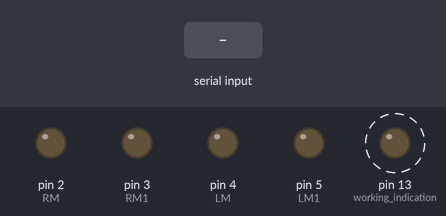
The sketch below on a simulated Arduino Uno, built with avr-gcc and run on an emulated ATmega328P. Shown: output pins drawn as LEDs (lit = HIGH). Dashed ring = blinking. Inputs (shaded band) come from the test bench.

Above: at 1.5 s.
1.6 s: "0" received over Serial
At 2.3 s:
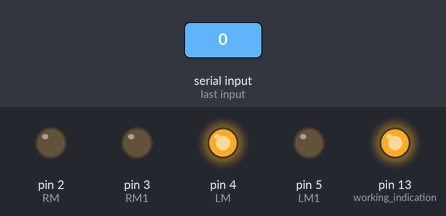
3.5 s: "9" received over Serial
At 10.1 s:
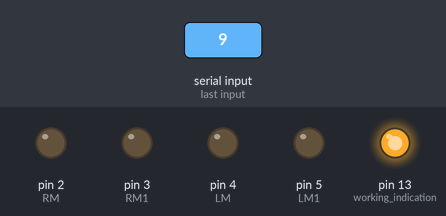
Timing chart, 0 to 11.0 s (numbered marks = the images above; inputs shaded):
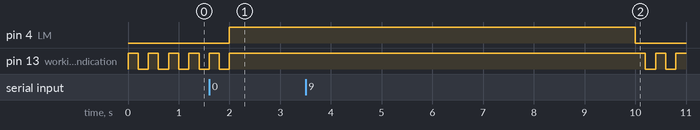

Measured:
- after the input at 1.6 s, pin 4 (LM): LOW → HIGH after 0.40 s; pin 13 (working_indication): goes on until 2.0 s, then stays HIGH
- after the input at 3.5 s, pin 4 (LM): HIGH → LOW after 6.5 s instead of 2.5 s
- by itself, pin 13 (working_indication): alternates HIGH for 0.20 s and LOW for 0.20 s

The sketch:

THE_END.ino
```cpp
char t; //bluetooth received variable
int k,x=0,y=0,a=0,b=0,m,n; //location on map

#define RM 2
#define LM 4
#define RM1 3
#define LM1 5

void setup()
{
  pinMode(13,OUTPUT); // working indication
  pinMode(2,OUTPUT);  // Right Motor +
  pinMode(3,OUTPUT);  // Right Motor -
  pinMode(4,OUTPUT);  // Left Motor +
  pinMode(5,OUTPUT);  // Left Motor -
  pinMode(6,INPUT);   // IRL Input
  pinMode(7,INPUT);   // IRR Input
  Serial.begin(9600);
}

void loop()
{
  digitalWrite(13,HIGH);
  delay(200);
  digitalWrite(13,LOW);
  delay(200);
  if(Serial.available())
  {
    t=Serial.read();
    switch(t)
    {
      case '0':
        a=0,b=0;
        break;
      case '1':
        a=0,b=1;
        break;
      case '2':
        a=0,b=2;
        break;
      case '3':
        a=1,b=0;
        break;
      case '4':
        a=1,b=1;
        break;
      case '5':
        a=1,b=2;
        break;
      case '6':
        a=2,b=0;
        break;
      case '7':
        a=2,b=1;
        break;
      case '8':
        a=2,b=2;
        break;
    }
    k=r(0,a);
    k=r(0,b);
    if(Serial.available())
      t=Serial.read();
    if(t=='9')
    {
      k=r(0,a);
      k=r(0,b);
    }
  }
}
int r(int m,int n)
{
  while(m<n)
  {
    if(digitalRead(6) and digitalRead(7))//both obstacles
    {
      digitalWrite(13,HIGH);
      digitalWrite(LM,HIGH);
      digitalWrite(LM1,LOW);
      digitalWrite(RM,HIGH);
      digitalWrite(RM1,LOW);
      delay(2000);
      digitalWrite(13,LOW);
      m++;
    }
    if(!digitalRead(6) and digitalRead(7))//right obstacle
    {
      digitalWrite(LM,HIGH);
      digitalWrite(LM1,LOW);
      digitalWrite(RM,LOW);
      digitalWrite(RM1,HIGH);
    }
    if(digitalRead(6) and !digitalRead(7))//left obstacle
    {
      digitalWrite(LM,LOW);
      digitalWrite(LM1,LOW);
      digitalWrite(RM,HIGH);
      digitalWrite(RM1,LOW);
    }
    if(!digitalRead(6) and !digitalRead(7))//no obstacles
    {
      digitalWrite(LM,HIGH);
      digitalWrite(LM1,LOW);
      digitalWrite(RM,HIGH);
      digitalWrite(RM1,LOW);
    }
  }
  digitalWrite(LM,HIGH);
  digitalWrite(LM1,LOW);
  digitalWrite(RM,LOW);
  digitalWrite(RM1,LOW);
  digitalWrite(13,HIGH);
  delay(2000);
  digitalWrite(13,LOW);
  digitalWrite(LM,LOW);
  digitalWrite(LM1,LOW);
  digitalWrite(RM,LOW);
  digitalWrite(RM1,LOW);
  return 0;
}
```
